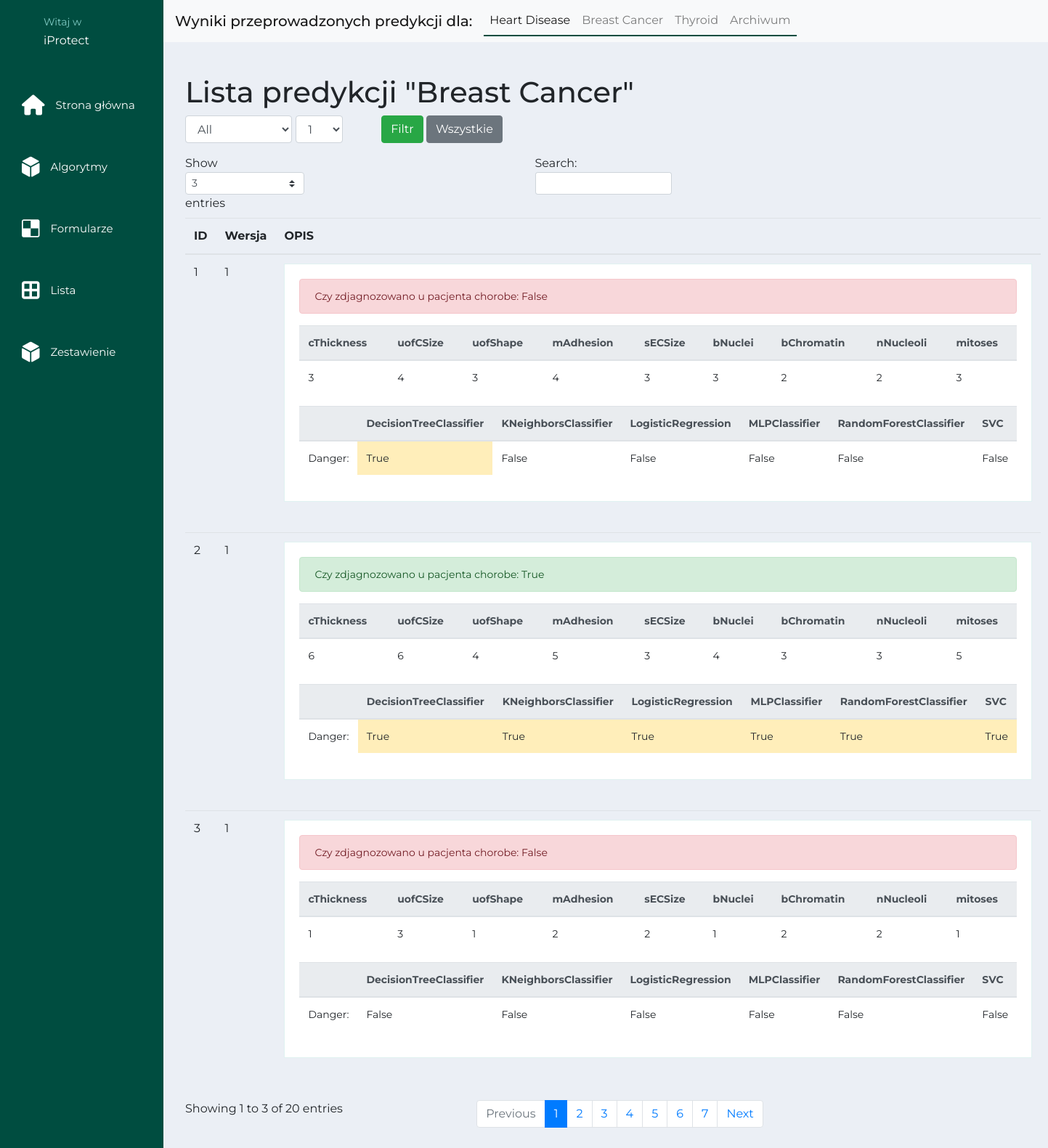
Page /table/atrchivesbreastCancer on the committed database.
### app/models/patient.py (models this page shows)
class Patientbreastcancer(db.Model):
    id = db.Column(db.Integer, primary_key=True)
    cThickness = db.Column(db.Integer) #clumpThickness
    uofCSize = db.Column(db.Integer) # uniformity of Cell Size
    uofShape = db.Column(db.Integer) # uniformity of Cell Shape
    mAdhesion = db.Column(db.Integer) # marginal Adhesion
    sECSize = db.Column(db.Integer) # single Epithelial Cell Size
    bNuclei = db.Column(db.Integer) # bare Nuclei
    bChromatin = db.Column(db.Integer) #bland Chromatin
    nNucleoli = db.Column(db.Integer) #normal Nucleoli
    mitoses = db.Column(db.Integer) #mitoses
    access = db.Column(db.Boolean)
    correct_prediction = db.Column(db.Boolean)
    patient_algoritmML_id = db.relationship('Algoritm_PatientBreastCancer', backref='patient', lazy=True)

class Algoritm(db.Model):
    id = db.Column(db.Integer, primary_key=True)
    model=db.Column(db.String(30))
    test_score=db.Column(db.Float)
    precision=db.Column(db.Float)
    recall=db.Column(db.Float)
    f1=db.Column(db.Float)
    auc=db.Column(db.Float)
    cost_of_loss=db.Column(db.Integer)
    type = db.Column(db.String(30))
    access = db.Column(db.Boolean)
    version = db.Column(db.Integer)
    algoritmHeard_patient_id = db.relationship('Algoritm_Patient', backref='algoritmHeard', lazy=True)
    algoritmBreastCancer_patient_id = db.relationship('Algoritm_PatientBreastCancer', backref='algoritmBreastCancer', lazy=True)
    algoritmThyroid_patient_id = db.relationship('Algoritm_PatientThyroid', backref='algoritmThyroid', lazy=True)

class Algoritm_PatientBreastCancer(db.Model):
    id = db.Column(db.Integer, primary_key=True)
    patient_id = db.Column(db.Integer, db.ForeignKey('patientbreastcancer.id'))
    algorytmML_id = db.Column(db.Integer, db.ForeignKey('algoritm.id'))
    prediction = db.Column(db.Boolean)

### app/controller/patientBreastCancerController.py (the view, shortened to what this page needs)
@patientBreastCancerController.route('/table/atrchivesbreastCancer', methods=['GET','POST'])
def atrchives_table():
    try:
        distinctValue = db.session.query(Algoritm.version).filter_by(type='breastcancer',access=False).join(Algoritm_PatientBreastCancer).filter_by(algorytmML_id = Algoritm.id).distinct()
        list_version = [nrVersion[0] for nrVersion in distinctValue]
        list_version.append('all')
        if request.method == 'GET':
            patient_list = Patientbreastcancer.query.filter_by(access=False).all()
            return render_template('patient_list/atrchivestablebreastcancer.html', patient_list = patient_list,listVersion = list_version)
    except Exception as e:
        print(f'{e}')
        return render_template('error.html')

### app/templates/patient_list/atrchivestablebreastcancer.html (shortened to what this page needs)
{% extends "layout.html" %}
{% block body %}
{% include 'patient_list/navbar_list.html' %}
<div class="container_custom">
  <h1 class="ui center aligned header">Lista predykcji "Breast Cancer"</h1>
  <form action="/table/atrchivesbreastCancer" method="POST">
      <div class="form-row">
          <div class="col-md-2 mb-3">
              <select class="form-control" name="filtr">
              <option value='all'>All </option>
              </select>
          </div>
          <div>
            <select class="form-control" name="version">
                {% for nrVersion in listVersion %}
                <option value='{{nrVersion}}'> {{nrVersion}} </option>
                {% endfor %}
                </select>
          </div>
          <div class="col mb-3 ">
              <button class="btn btn-success ml-5" type="filtr">Filtr</button>
              <a href="/table/atrchivesbreastCancer" role="button" class="btn btn-secondary popover-test" title="Popover title">Wszystkie</a>
          </div>
      </div>
  </form>
  <table id="patients_list" class="table">
    <thead>
      <tr>
        <th>ID</th>
        <th>Wersja</th>
        <th>OPIS</th>
      </tr>
    </thead>
    <tbody>
    {% for patient in patient_list %}
      <tr>
        <td>{{patient.id}}</td>
        <td>{{patient.patient_algoritmML_id[0].algoritmBreastCancer.version}}</td>
        <td>
        <div class="item">
            {% if patient.correct_prediction %}
              <div class="alert alert-success" role="alert">
                Czy zdjagnozowano u pacjenta chorobe: {{patient.correct_prediction}}
              </div>
            {% elif patient.correct_prediction == None %}
              <div class="alert alert-light" role="alert">
                Jeszcze nie ustalono czy pacjent jest chory!
              </div>
            {% elif not patient.correct_prediction %}
              <div class="alert alert-danger" role="alert">
                Czy zdjagnozowano u pacjenta chorobe: {{patient.correct_prediction}}
              </div>
            {% else %}
              <div class="alert alert-light" role="alert">
                Jeszcze nie ustalono czy pacjent jest chory!
              </div>
            {% endif %}
            <table class="table">
                <thead class="thead-light">
                  <tr>
                    <th scope="col">cThickness</th>
                    <th scope="col">uofCSize</th>
                    <th scope="col">uofShape</th>
                    <th scope="col">mAdhesion</th>
                    <th scope="col">sECSize</th>
                    <th scope="col">bNuclei</th>
                    <th scope="col">bChromatin</th>
                    <th scope="col">nNucleoli</th>
                    <th scope="col">mitoses</th>
                  </tr>
                </thead>
                <tbody>
                  <tr>
                    <td>{{patient.cThickness}}</td>
                    <td>{{patient.uofCSize}}</td>
                    <td>{{patient.uofShape}}</td>
                    <td>{{patient.mAdhesion}}</td>
                    <td>{{patient.sECSize}}</td>
                    <td>{{patient.bNuclei}}</td>
                    <td>{{patient.bChromatin}}</td>
                    <td>{{patient.nNucleoli}}</td>
                    <td>{{patient.mitoses}}</td>
                  </tr>
                </tbody>
              </table>
            <table class="table">
                <thead class="thead-light">
                  <tr>
                    <th scope="col"></th>
                    {% for algoritm in patient.patient_algoritmML_id %}
                    <th scope="col">{{algoritm.algoritmBreastCancer.model}}</th>
                    {% endfor %}
                  </tr>
                </thead>
                <tbody>
                  <tr>
                    <td>Danger: </td>
                    {% for algoritm in patient.patient_algoritmML_id %}
                      {% if not algoritm.prediction %}
                      <td>{{ algoritm.prediction }}</td>
                      {% else %}
                      <td class="table-warning">{{algoritm.prediction}}</td>
                      {% endif %}
                    {% endfor %}
                  </tr>
                </tbody>
              </table>
        </div>
        </td>
      </tr>
    {% endfor %}
    </tbody>
  </table>
</div>
{% endblock %}

### app/static/styles.css (style rules this page uses)
* { margin: 0; padding: 0; list-style: none; box-sizing: border-box; text-decoration: none; font-family: 'Montserrat', sans-serif; }
.main_container .container_custom_fluid .item { background: #fff; border: 1px solid #E0F2F1; margin-bottom: 30px; padding: 20px; font-size: 14px; line-height: 22px; }
.main_container .container_custom { margin-top: 15px; width: calc(100% - 225px); padding: 30px; }

### app/static/stylebox.css (style rules this page uses)
body { background: #eee; }
a { text-decoration:none; color: #004D40; border-bottom:2px solid #004D40; }
body { background-color: #ebeff5; }

### rows in the picture
Patientbreastcancer: id "1", version "1", correct_prediction "False", cThickness "3", uofCSize "4", uofShape "3", mAdhesion "4", sECSize "3", bNuclei "3", bChromatin "2", nNucleoli "2", mitoses "3"
Algoritm_PatientBreastCancer: algoritmBreastCancer.model "DecisionTreeClassifier", prediction "True"
Algoritm_PatientBreastCancer: algoritmBreastCancer.model "KNeighborsClassifier", prediction "False"
Algoritm_PatientBreastCancer: algoritmBreastCancer.model "LogisticRegression", prediction "False"
Algoritm_PatientBreastCancer: algoritmBreastCancer.model "MLPClassifier", prediction "False"
Algoritm_PatientBreastCancer: algoritmBreastCancer.model "RandomForestClassifier", prediction "False"
Algoritm_PatientBreastCancer: algoritmBreastCancer.model "SVC", prediction "False"
Patientbreastcancer: id "2", version "1", correct_prediction "True", cThickness "6", uofCSize "6", uofShape "4", mAdhesion "5", sECSize "3", bNuclei "4", bChromatin "3", nNucleoli "3", mitoses "5"
Algoritm_PatientBreastCancer: algoritmBreastCancer.model "DecisionTreeClassifier", prediction "True"
Algoritm_PatientBreastCancer: algoritmBreastCancer.model "KNeighborsClassifier", prediction "True"
Algoritm_PatientBreastCancer: algoritmBreastCancer.model "LogisticRegression", prediction "True"
Algoritm_PatientBreastCancer: algoritmBreastCancer.model "MLPClassifier", prediction "True"
Algoritm_PatientBreastCancer: algoritmBreastCancer.model "RandomForestClassifier", prediction "True"
Algoritm_PatientBreastCancer: algoritmBreastCancer.model "SVC", prediction "True"
Patientbreastcancer: id "3", version "1", correct_prediction "False", cThickness "1", uofCSize "3", uofShape "1", mAdhesion "2", sECSize "2", bNuclei "1", bChromatin "2", nNucleoli "2", mitoses "1"
Algoritm_PatientBreastCancer: algoritmBreastCancer.model "DecisionTreeClassifier", prediction "False"
Algoritm_PatientBreastCancer: algoritmBreastCancer.model "KNeighborsClassifier", prediction "False"
Algoritm_PatientBreastCancer: algoritmBreastCancer.model "LogisticRegression", prediction "False"
Algoritm_PatientBreastCancer: algoritmBreastCancer.model "MLPClassifier", prediction "False"
Algoritm_PatientBreastCancer: algoritmBreastCancer.model "RandomForestClassifier", prediction "False"
Algoritm_PatientBreastCancer: algoritmBreastCancer.model "SVC", prediction "False"

### other values in the picture
form field version "1"
